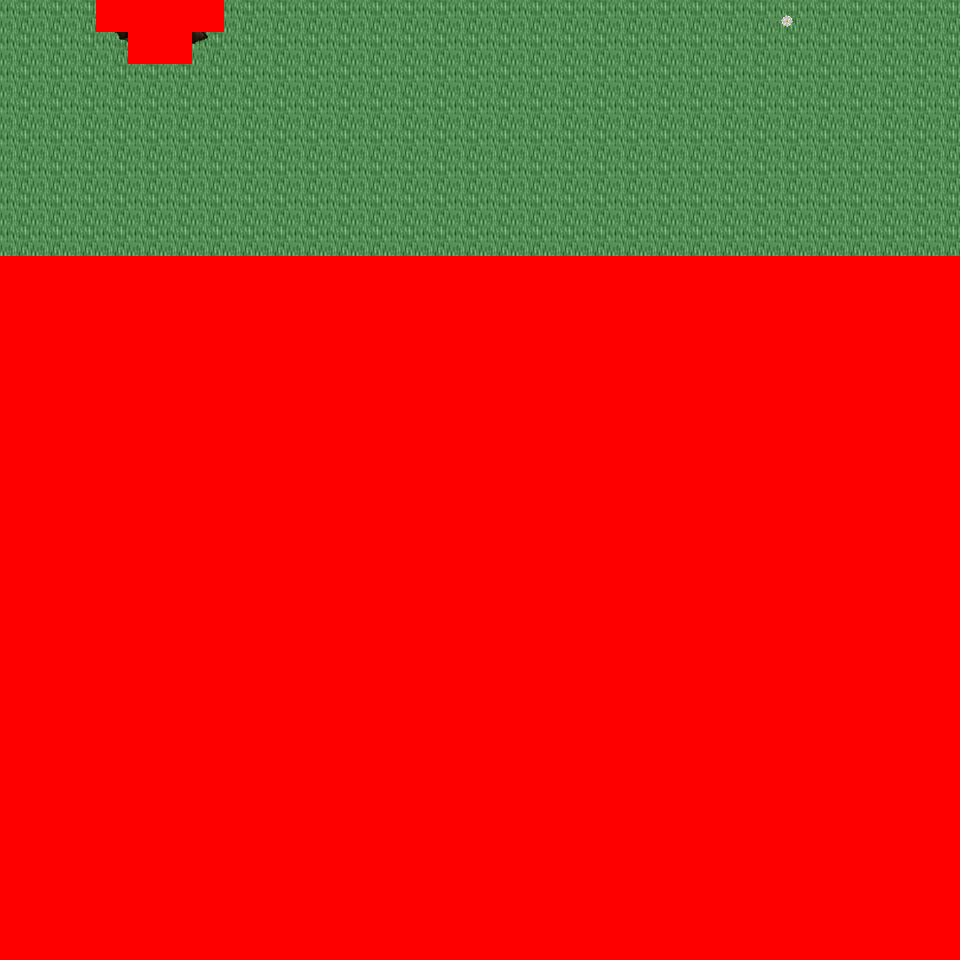

This is a level from a 2D game, rendered from its Tiled map with the project's own tilesets. A one-line summary and the map file follow, with tile-layer data summarised:
An orthogonal 30x30 tile map with 32x32 px tiles, 6 tile layers (Ground, Object, Object2, Above, ...), 29 tilesets and 3 objects (3x mapchange).

<map version="1.0" orientation="orthogonal" renderorder="right-down" width="30" height="30" tilewidth="32" tileheight="32" nextobjectid="4">
  <tileset firstgid="1" name="tileset_logic_collision" tilewidth="32" tileheight="32" tilecount="1" columns="1">
    <image source="../drawable/tileset_logic_collision.png" width="32" height="32" />
  </tileset>
  <tileset firstgid="2" name="tileset_ground_ridge_earth_pale" tilewidth="32" tileheight="32" tilecount="96" columns="12">
    <image source="../drawable/tileset_ground_ridge_earth_pale.png" width="384" height="256" />
  </tileset>
  <tileset firstgid="98" name="tileset_ground_ridge_earth_dark" tilewidth="32" tileheight="32" tilecount="96" columns="12">
    <image source="../drawable/tileset_ground_ridge_earth_dark.png" width="384" height="256" />
  </tileset>
  <tileset firstgid="194" name="tileset_ground_ground" tilewidth="32" tileheight="32" tilecount="33" columns="3">
    <image source="../drawable/tileset_ground_ground.png" width="96" height="352" />
  </tileset>
  <tileset firstgid="227" name="tileset_terrain_grassland" tilewidth="32" tileheight="32" tilecount="88" columns="8">
    <image source="../drawable/tileset_terrain_grassland.png" width="256" height="352" />
  </tileset>
  <tileset firstgid="315" name="tileset_ground_grass_edges" tilewidth="32" tileheight="32" tilecount="36" columns="12">
    <image source="../drawable/tileset_ground_grass_edges.png" width="384" height="96" />
  </tileset>
  <tileset firstgid="351" name="tileset_ground_grass_corners" tilewidth="32" tileheight="32" tilecount="24" columns="6">
    <image source="../drawable/tileset_ground_grass_corners.png" width="192" height="128" />
  </tileset>
  <tileset firstgid="375" name="tileset_plant_tree_tree_darkgreen" tilewidth="32" tileheight="32" tilecount="88" columns="8">
    <image source="../drawable/tileset_plant_tree_tree_darkgreen.png" width="256" height="352" />
  </tileset>
  <tileset firstgid="463" name="tileset_plant_tree_fall_trees" tilewidth="32" tileheight="32" tilecount="40" columns="8">
    <image source="../drawable/tileset_plant_tree_fall_trees.png" width="256" height="160" />
  </tileset>
  <tileset firstgid="503" name="tileset_plant_tree_evergreen" tilewidth="32" tileheight="32" tilecount="36" columns="3">
    <image source="../drawable/tileset_plant_tree_evergreen.png" width="96" height="384" />
  </tileset>
  <tileset firstgid="539" name="tileset_plant_tree_pine_tree" tilewidth="32" tileheight="32" tilecount="20" columns="4">
    <image source="../drawable/tileset_plant_tree_pine_tree.png" width="128" height="160" />
  </tileset>
  <tileset firstgid="559" name="tileset_plant_tree_pine_tree_1" tilewidth="32" tileheight="32" tilecount="20" columns="4">
    <image source="../drawable/tileset_plant_tree_pine_tree_1.png" width="128" height="160" />
  </tileset>
  <tileset firstgid="579" name="tileset_building_decoration_rocks" tilewidth="32" tileheight="32" tilecount="6" columns="3">
    <image source="../drawable/tileset_building_decoration_rocks.png" width="96" height="64" />
  </tileset>
  <tileset firstgid="585" name="tileset_plant_stump_hollow_logs" tilewidth="32" tileheight="32" tilecount="6" columns="3">
    <image source="../drawable/tileset_plant_stump_hollow_logs.png" width="96" height="64" />
  </tileset>
  <tileset firstgid="591" name="tileset_plant_stump_small_stump" tilewidth="32" tileheight="32" tilecount="4" columns="2">
    <image source="../drawable/tileset_plant_stump_small_stump.png" width="64" height="64" />
  </tileset>
  <tileset firstgid="595" name="tileset_plant_flower_daisy_yellow" tilewidth="32" tileheight="32" tilecount="8" columns="2">
    <image source="../drawable/tileset_plant_flower_daisy_yellow.png" width="64" height="128" />
  </tileset>
  <tileset firstgid="603" name="tileset_plant_flower_daisy_white" tilewidth="32" tileheight="32" tilecount="8" columns="2">
    <image source="../drawable/tileset_plant_flower_daisy_white.png" width="64" height="128" />
  </tileset>
  <tileset firstgid="611" name="tileset_plant_flower_daisy_red" tilewidth="32" tileheight="32" tilecount="8" columns="2">
    <image source="../drawable/tileset_plant_flower_daisy_red.png" width="64" height="128" />
  </tileset>
  <tileset firstgid="619" name="tileset_plant_flower_daisy_blue" tilewidth="32" tileheight="32" tilecount="8" columns="2">
    <image source="../drawable/tileset_plant_flower_daisy_blue.png" width="64" height="128" />
  </tileset>
  <tileset firstgid="627" name="tileset_plant_leaves" tilewidth="32" tileheight="32" tilecount="8" columns="4">
    <image source="../drawable/tileset_plant_leaves.png" width="128" height="64" />
  </tileset>
  <tileset firstgid="635" name="tileset_plant_brown_mushrooms" tilewidth="32" tileheight="32" tilecount="24" columns="6">
    <image source="../drawable/tileset_plant_brown_mushrooms.png" width="192" height="128" />
  </tileset>
  <tileset firstgid="659" name="tileset_ground_tall_grass" tilewidth="32" tileheight="32" tilecount="15" columns="5">
    <image source="../drawable/tileset_ground_tall_grass.png" width="160" height="96" />
  </tileset>
  <tileset firstgid="674" name="tileset_plant_bush_leafy" tilewidth="32" tileheight="32" tilecount="48" columns="8">
    <image source="../drawable/tileset_plant_bush_leafy.png" width="256" height="192" />
  </tileset>
  <tileset firstgid="722" name="tileset_plant_bushes_and_trees" tilewidth="32" tileheight="32" tilecount="144" columns="16">
    <image source="../drawable/tileset_plant_bushes_and_trees.png" width="512" height="289" />
  </tileset>
  <tileset firstgid="866" name="tileset_building_thatched_roof_cottage1" tilewidth="32" tileheight="32" tilecount="20" columns="4">
    <image source="../drawable/tileset_building_thatched_roof_cottage1.png" width="128" height="160" />
  </tileset>
  <tileset firstgid="886" name="tileset_building_thatched_roof_cottage2" tilewidth="32" tileheight="32" tilecount="20" columns="4">
    <image source="../drawable/tileset_building_thatched_roof_cottage2.png" width="128" height="160" />
  </tileset>
  <tileset firstgid="906" name="tileset_plant_stump_stump_rectangular" tilewidth="32" tileheight="32" tilecount="4" columns="2">
    <image source="../drawable/tileset_plant_stump_stump_rectangular.png" width="64" height="64" />
  </tileset>
  <tileset firstgid="910" name="tileset_object_well_hoist" tilewidth="32" tileheight="32" tilecount="9" columns="3">
    <image source="../drawable/tileset_object_well_hoist.png" width="96" height="96" />
  </tileset>
  <tileset firstgid="919" name="tileset_building_wizards_tower" tilewidth="32" tileheight="32" tilecount="252" columns="9">
    <image source="../drawable/tileset_building_wizards_tower.png" width="288" height="896" />
  </tileset>
  <layer name="Ground" width="30" height="30">
    <data>[900 cells, 240 non-empty, 1 distinct tile ids]</data>
  </layer>
  <layer name="Object" width="30" height="30">
    <data>[900 cells, 9 non-empty, 9 distinct tile ids]</data>
  </layer>
  <layer name="Object2" width="30" height="30">
    <data>[900 cells, 0 non-empty, 0 distinct tile ids]</data>
  </layer>
  <layer name="Above" width="30" height="30">
    <data>[900 cells, 0 non-empty, 0 distinct tile ids]</data>
  </layer>
  <layer name="Above2" width="30" height="30">
    <data>[900 cells, 0 non-empty, 0 distinct tile ids]</data>
  </layer>
  <layer name="Walkable" width="30" height="30">
    <data>[900 cells, 666 non-empty, 1 distinct tile ids]</data>
  </layer>
  <objectgroup name="MapEvents">
    <object id="1" name="north" type="mapchange" x="0" y="0" width="96" height="32">
      <properties>
        <property name="map" value="0_deniran_forest_n2_w_x0_y3" />
        <property name="place" value="south" />
      </properties>
    </object>
    </objectgroup>
</map>
<!-- 2 of 3 objects omitted -->
